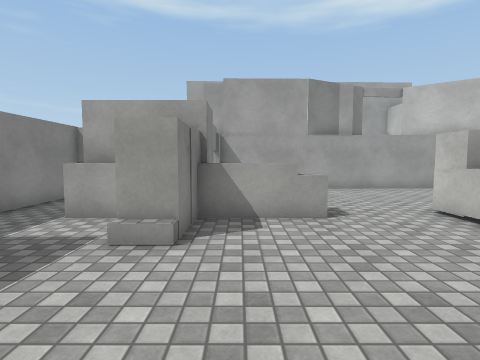
view 1 (above)

18 first-person views from a walk through a scene from a Unity 3-D project. The camera is 1.3 m above the floor, tilts 4° down and sees 80° across. The floor is counted in squares, 1 m on a side. Each view is taken from the middle of a square. On the plan, view 1 faces up. The plan holds only what a view shows up to about 13 squares ahead; the rest is blank. The place goes on beyond the plan. Surface patterns are stand-ins for the level's own textures.

view 2
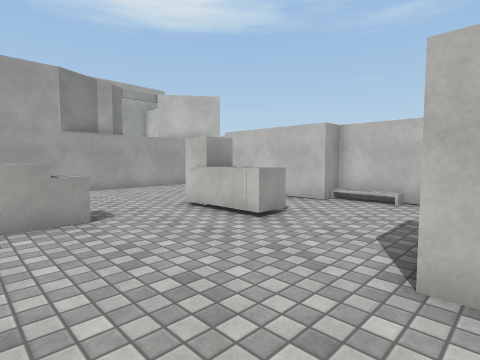

view 3
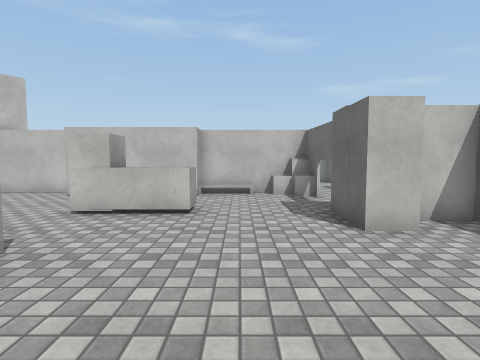

view 4
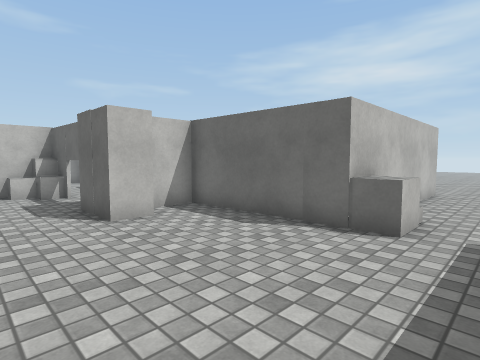

view 5
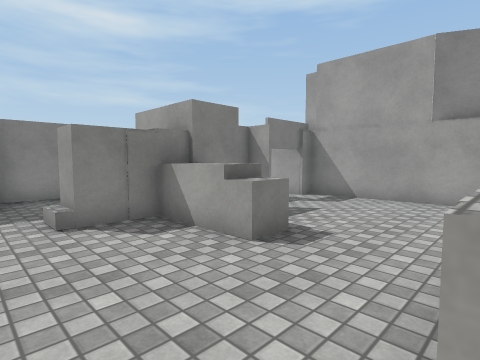

view 6
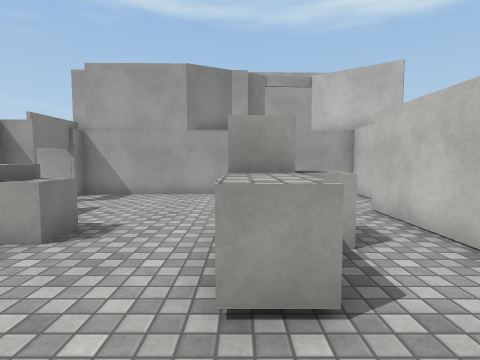

view 7
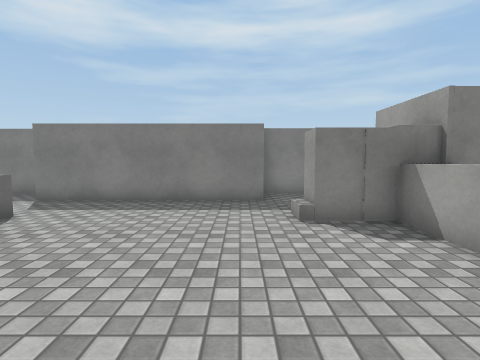

view 8
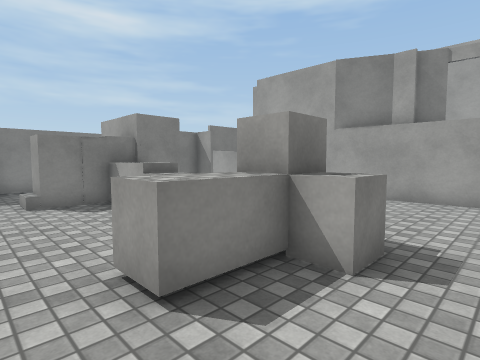

view 9
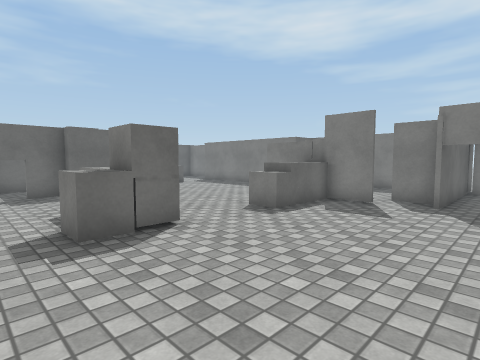

view 10
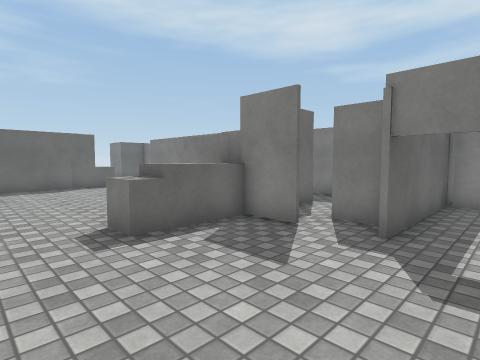

view 11
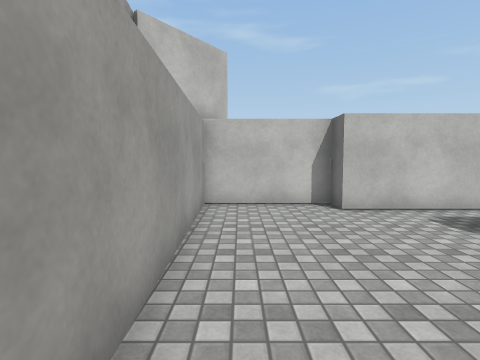

view 12
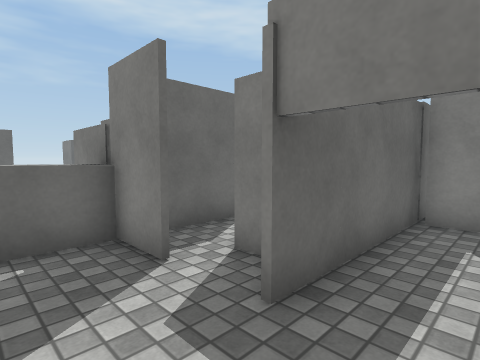

view 13
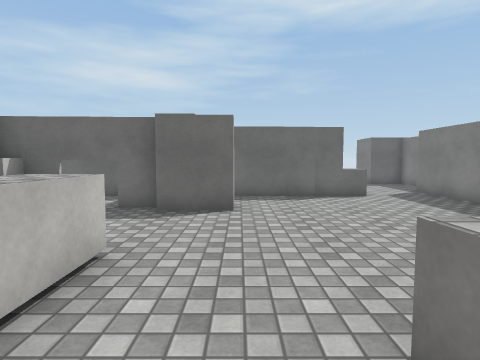

view 14
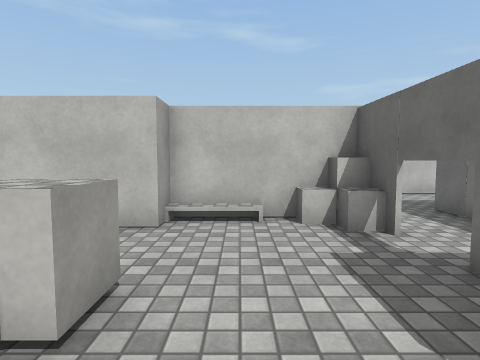

view 15
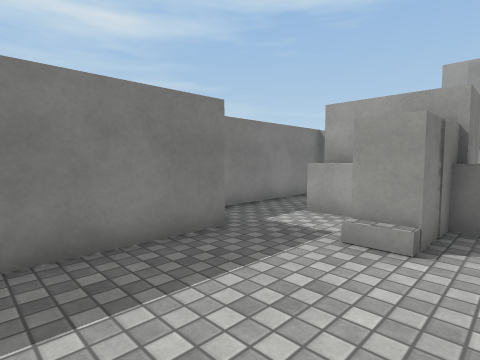

view 16
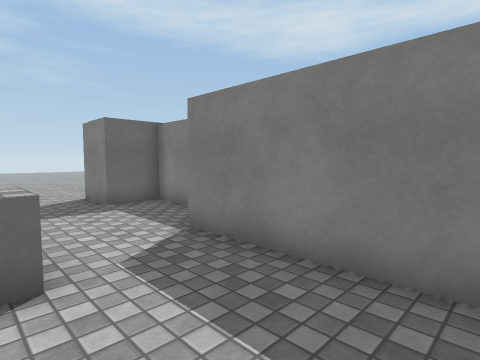

view 17
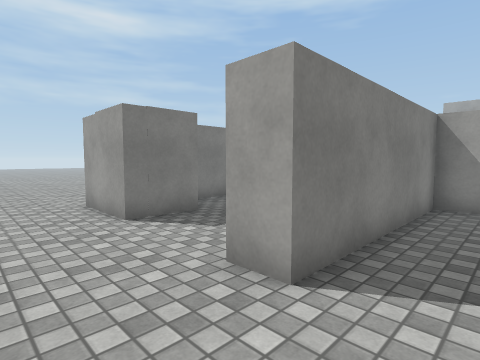

view 18
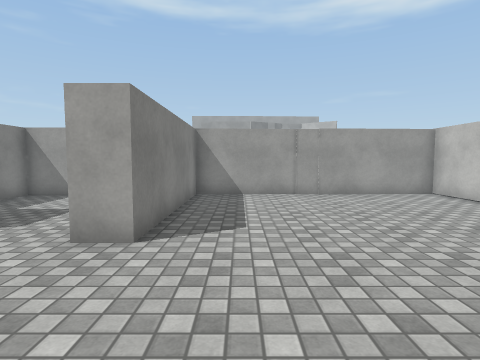

### Floor plan
Points are (right, up) in squares from view 1. A wall is a line through its corners. A room is listed if a view was taken in it or the views show most of it. See-through windows are left out.
Room 1 (views 1, 2, 3, 4, 5, 6, 7, 8, 9, 10, 11, 12, 13, 14, 15, 16)
walls: (-1, 6.6) (-1, 5.5); (-1, 8.9) (-1, 7.4); (4.4, 0.7) (5.2, 0.7) (5.2, 0.2) (9.4, 0.4) (9.4, 4.6) (8.4, 4.6) (8.4, 9.3) (9.4, 9.3) (9.4, 12.9); (-4.2, 3.9) (-4.2, -3.4); (4.3, 12.9) (-1, 12.7) (-1, 10.3); (5.4, 13.7) (4.7, 13.7) (3.6, 13.1); (-0.7, -2.3) (4.1, -2.1) (4.1, -0.8); (-5.9, 10.5) (-5.9, 3.9); (6.1, 14.4) (5.2, 14); (9.9, 13.1) (8, 14.5); (-0.7, -4.4) (-0.7, -3.4)
ways out: opening at (-2.5, -3.5) to room 2
objects: block (-4, 6) to (-3, 7); block (-3, 6) to (-2, 6); block (-3, 9) to (-2, 10); block (-2, 5) to (-1, 5); block (-2, 7) to (-1, 7); cube (-1, -3) to (-1, -2); block (0, 6) to (0, 7); block (1, 6) to (1, 7); cube (2, 6) to (2, 7); block (3, 0) to (4, 1); block (5, 4) to (5, 5); cube (5, 6) to (6, 6); cube (5, 7) to (6, 7); block (6, 5); block (7, 6) to (7, 7); cube (8, 1); cube (9, 1); cube (9, 2)
Room 2 (views 17, 18)
walls: (5, -3) (0.3, -3.2) (0.3, -9.6) (-0.7, -9.6) (-0.7, -4.4); (-4.2, -3.4) (-5.9, -3.5) (-5.9, -7.5); (9.4, -5.2) (9.4, -3.1) (4.9, -3.2); (-5.8, -9.4) (-6.8, -9.4); (-6.9, 10.4) (-3.4, 10.4); (6.7, 18.2) (5.4, 18.2)
ways out: opening at (-2.5, -3.5) to room 1
objects: block (-5, -9) to (-4, -8)

Where each view was taken, in squares from view 1:
view 1: 0 up, 0 right, facing up
view 2: 0 up, 0 right, facing up-right
view 3: 3 up, 2 left, facing right
view 4: 3 up, 3 left, facing down-right
view 5: 3 up, 5 right, facing up-left
view 6: 2 up, 5 right, facing up
view 7: 3 up, 5 right, facing left
view 8: 3 up, 8 right, facing up-left
view 9: 12 up, 8 right, facing down-left
view 10: 12 up, 4 right, facing down-left
view 11: 12 up, 1 right, facing right
view 12: 12 up, 1 right, facing down-left
view 13: 8 up, 3 right, facing down
view 14: 3 up, 3 right, facing right
view 15: 0 up, 0 right, facing up-left
view 16: 1 up, 1 left, facing down-left
view 17: 12 down, 2 right, facing up-left
view 18: 14 down, 2 right, facing up
